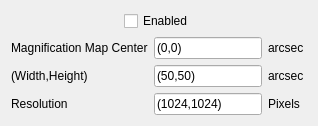
              <widget class="QWidget" name="tab_3">
               <attribute name="title">
                <string>Magnification Map</string>
               </attribute>
               <layout class="QVBoxLayout" name="verticalLayout_14">
                <item>
                 <layout class="QHBoxLayout" name="horizontalLayout_14">
                  <item>
                   <spacer name="horizontalSpacer_11">
                    <property name="orientation">
                     <enum>Qt::Horizontal</enum>
                    </property>
                    <property name="sizeHint" stdset="0">
                     <size>
                      <width>40</width>
                      <height>20</height>
                     </size>
                    </property>
                   </spacer>
                  </item>
                  <item>
                   <widget class="QCheckBox" name="enableMagMap">
                    <property name="text">
                     <string>Enabled</string>
                    </property>
                   </widget>
                  </item>
                  <item>
                   <spacer name="horizontalSpacer_10">
                    <property name="orientation">
                     <enum>Qt::Horizontal</enum>
                    </property>
                    <property name="sizeHint" stdset="0">
                     <size>
                      <width>40</width>
                      <height>20</height>
                     </size>
                    </property>
                   </spacer>
                  </item>
                 </layout>
                </item>
                <item>
                 <layout class="QGridLayout" name="gridLayout_7">
                  <item row="0" column="0">
                   <widget class="QLabel" name="label_10">
                    <property name="text">
                     <string>Magnification Map Center</string>
                    </property>
                   </widget>
                  </item>
                  <item row="1" column="0">
                   <widget class="QLabel" name="label_19">
                    <property name="text">
                     <string>(Width,Height)</string>
                    </property>
                   </widget>
                  </item>
                  <item row="0" column="2">
                   <widget class="QLabel" name="unitLabel_5">
                    <property name="text">
                     <string>arcsec</string>
                    </property>
                   </widget>
                  </item>
                  <item row="0" column="1">
                   <widget class="QLineEdit" name="magMapCenterEntry">
                    <property name="text">
                     <string>(0,0)</string>
                    </property>
                   </widget>
                  </item>
                  <item row="1" column="1">
                   <widget class="QLineEdit" name="magMapDimEntry">
                    <property name="text">
                     <string>(50,50)</string>
                    </property>
                   </widget>
                  </item>
                  <item row="1" column="2">
                   <widget class="QLabel" name="unitLabel_6">
                    <property name="text">
                     <string>arcsec </string>
                    </property>
                   </widget>
                  </item>
                  <item row="2" column="0">
                   <widget class="QLabel" name="label_40">
                    <property name="text">
                     <string>Resolution</string>
                    </property>
                   </widget>
                  </item>
                  <item row="2" column="1">
                   <widget class="QLineEdit" name="magMapResolutionEntry">
                    <property name="text">
                     <string>(1024,1024)</string>
                    </property>
                   </widget>
                  </item>
                  <item row="2" column="2">
                   <widget class="QLabel" name="label_41">
                    <property name="text">
                     <string>Pixels</string>
                    </property>
                   </widget>
                  </item>
                 </layout>
                </item>
               </layout>
              </widget>
